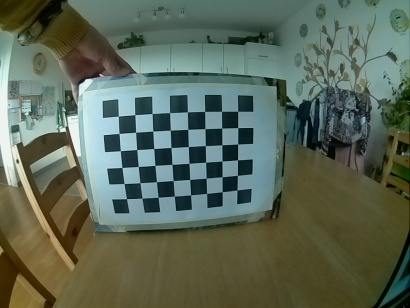
#> input picture additional_files/frame0001.jpg, 410 x 308 px; its folder holds 4 pictures in this run; the run also reads 1 picture not shown here
$ python calibrate.py
#> lines starting #> are read from the running program, lines starting #| are printed output that depends on the picture; after the words box and inside, x2 and y2 are one past the last pixel; in counts of white or black regions, pixels touching at a corner belong together
import numpy as np
import cv2
import glob
import matplotlib.pyplot as plt
# %matplotlib inline

def show_all_images(images, columns = 4):
    plt.figure(figsize=(40, 20))
    i = 0
    for img in images:
        plt.subplot(len(images) / columns + 1, columns, i + 1)
        plt.imshow(img)
        i+=1
    plt.savefig('checkboards.png', bbox_inches='tight')

def show_images(orig_img, corr_img, xlabel1, xlabel2, cmap1 = None, cmap2 = None, save = False):
    plt.figure(figsize=(20,10))
    plt.subplot(1, 2, 1)
    plt.imshow(orig_img, cmap = cmap1)
    plt.xlabel(xlabel1)
    plt.xticks([], [])
    plt.yticks([], [])
    plt.subplot(1, 2, 2)
    plt.imshow(corr_img, cmap = cmap2)
    plt.xlabel(xlabel2)
    plt.xticks([], [])
    plt.yticks([], [])
    if save:
        plt.savefig(xlabel2.replace(" ", "_") + '.png', bbox_inches='tight')
    plt.show()


# Functions connected with camera calibration and distortion coefficients

# Make a list of calibration images
images = glob.glob('*.jpg')

# array of chessboard images with corners
chess_board_images = []

def chessboard_corners(images):
    # prepare object points, like (0,0,0), (1,0,0), (2,0,0) ....,(6,5,0)
    objp = np.zeros((6*8,3), np.float32)
    objp[:,:2] = np.mgrid[0:8,0:6].T.reshape(-1,2)

    # Arrays to store object points and image points from all the images.
    objpoints = [] # 3d points in real world space
    imgpoints = [] # 2d points in image plane.

    # Step through the list and search for chessboard corners
    for fname in images:
        img = cv2.imread(fname)
#> img is the input picture: shape (308, 410, 3); mean B, G, R 87.5, 103.5, 91.3
        gray = cv2.cvtColor(img,cv2.COLOR_BGR2GRAY)
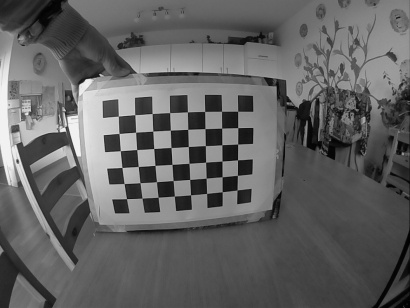
#> gray: shape (308, 410); min 0, max 247, mean 98
        # Find the chessboard corners
        ret, corners = cv2.findChessboardCorners(gray, (8,6),None)
#> ret = True; corners = 48 rows, first 8: [118.3, 116.2], [134.8, 114.6], [152.1, 113.5], [169.6, 112.6], [187.5, 111.9], [204.6, 111.5], [221.5, 111.4], [237.6, 111.3]

        # If found, add object points, image points
        if ret == True:
            objpoints.append(objp)
            imgpoints.append(corners)

            # Draw and save images with corners
            img = cv2.drawChessboardCorners(img, (8,6), corners, ret)
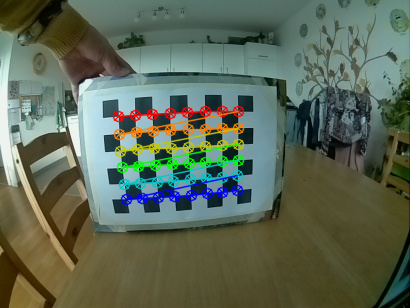
#> img: shape (308, 410, 3); 5.69% of pixels changed, all inside (x1, y1, x2, y2) = (112, 105, 245, 206)
            chess_board_images.append(img)
#> pass 2 of the loop in chessboard_corners, `for fname in images:`:
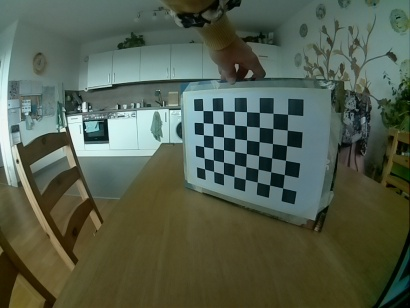
#> input picture additional_files/frame0002.jpg, 410 x 308 px
#> in chessboard_corners, img is the input picture: shape (308, 410, 3); mean B, G, R 76.8, 93.7, 82.9
#> in chessboard_corners, `gray = cv2.cvtColor(img,cv2.COLOR_BGR2GRAY)`:
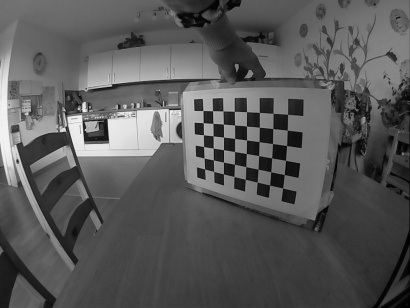
#> gray: shape (308, 410); min 0, max 244, mean 88.5
#> corners = 48 rows, first 8: [202.9, 110.5], [212.5, 110.6], [222.9, 110.9], [234.3, 111.4], [246.5, 111.7], [259.3, 112.5], [273, 113.3], [287.5, 114.4]
#> in chessboard_corners, `img = cv2.drawChessboardCorners(img, (8,6), corners, ret)`:
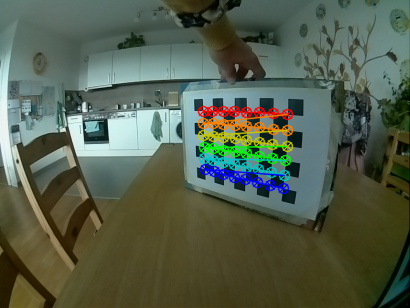
#> img: shape (308, 410, 3); 4.58% of pixels changed, all inside (x1, y1, x2, y2) = (197, 105, 294, 195)
#> pass 3 of the loop in chessboard_corners, `for fname in images:`:
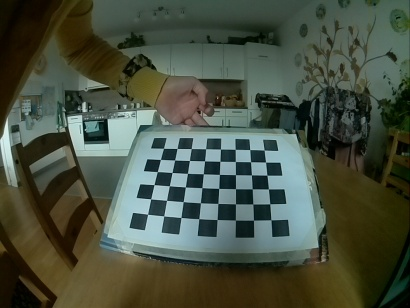
#> input picture additional_files/frame0004.jpg, 410 x 308 px
#> in chessboard_corners, img is the input picture: shape (308, 410, 3); mean B, G, R 64.7, 80, 71.8
#> in chessboard_corners, `gray = cv2.cvtColor(img,cv2.COLOR_BGR2GRAY)`:
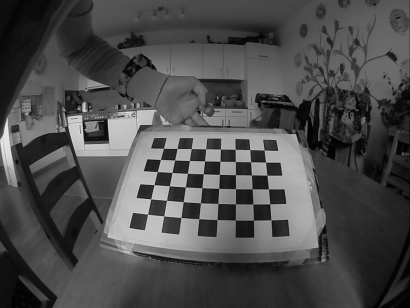
#> gray: shape (308, 410); min 0, max 233, mean 75.8
#> corners = 48 rows, first 8: [163.5, 148.4], [177, 148.5], [191.3, 148.5], [205.5, 148.8], [220.5, 149.1], [235.2, 149.4], [249.7, 149.6], [264.1, 150.1]
#> in chessboard_corners, `img = cv2.drawChessboardCorners(img, (8,6), corners, ret)`:
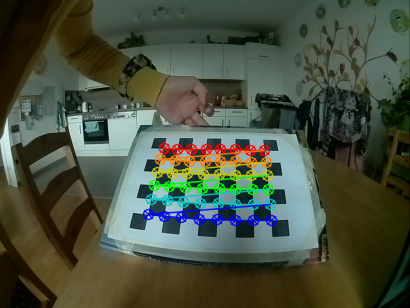
#> img: shape (308, 410, 3); 5.46% of pixels changed, all inside (x1, y1, x2, y2) = (142, 142, 278, 227)
#> the loop made 4 passes; the first 3 are shown

    return objpoints, imgpoints, gray.shape[::-1]

# get camera matrix and distortion coefficients
def calibrate_camera(images):

    objpoints, imgpoints, shape = chessboard_corners(images)
    ret, mtx, dist, rvecs, tvecs = cv2.calibrateCamera(objpoints, imgpoints, shape, None, None)

    P = np.zeros((3, 4), dtype=np.float64)
    ncm, _ = cv2.getOptimalNewCameraMatrix(mtx, dist, shape, 0.0)
    for j in range(3):
        for i in range(3):
            P[j,i] = ncm[j, i]

    return mtx, dist, P

# apply camera matrix and distortion coefficients to undistort image
def cal_undistort(img, mtx, dist):
    undist = cv2.undistort(img, mtx, dist, None, mtx)
    return undist


mtx, dist, P = calibrate_camera(images)
# show all passed calibration images with drawn corners
show_all_images(chess_board_images)
#> in show_all_images, `plt.savefig('checkboards.png', bbox_inches='tight')`:
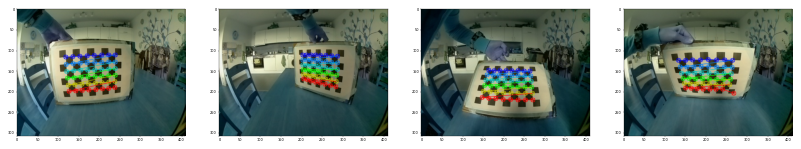
#> figure drawn by matplotlib, 4 panels; B, G, R data is drawn as R, G, B
# print camera matrix and distortion coefficients
print(mtx)
print(dist)
print(P)


# example of applied distortion correction
dist_test_img = plt.imread(images[1])
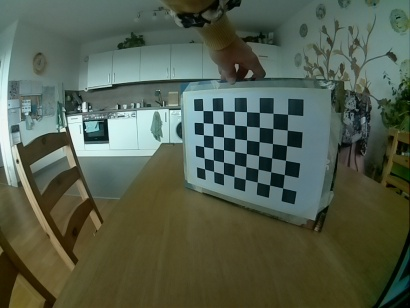
#> dist_test_img: shape (308, 410, 3); mean R, G, B 82.9, 93.7, 76.8
undist_test_img = cal_undistort(dist_test_img, mtx, dist)
#> in cal_undistort, `undist = cv2.undistort(img, mtx, dist, None, mtx)`:
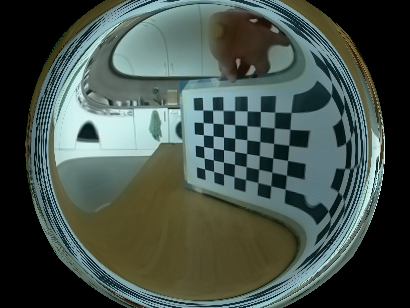
#> undist: shape (308, 410, 3); mean R, G, B 68.8, 81.6, 74.4

show_images(dist_test_img, undist_test_img, xlabel1 = 'Distorted image', xlabel2 = 'Undistorted image', save=True)
